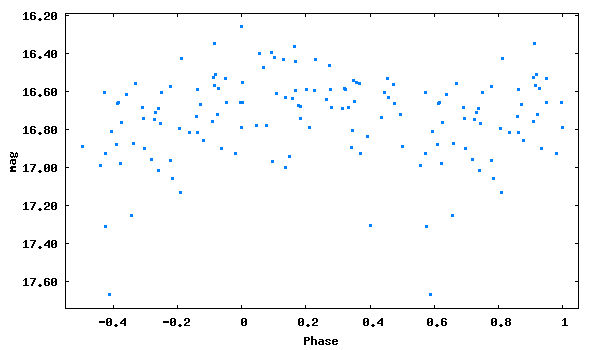

Source code (gnuplot):
set term png size 600,350 medium
set colors classic
set output 'phase_lc_16.png'
set xlabel 'Phase'
set ylabel 'mag'
#set title 'JDmax = 2447062.49600 + 0.2805458 x E'
set format y '%5.2f'
plot [-0.55:1.05][17.74:16.19] "phase_lc_16.dat" linecolor 3 pointtype 5 pointsize 0.3 title ""
